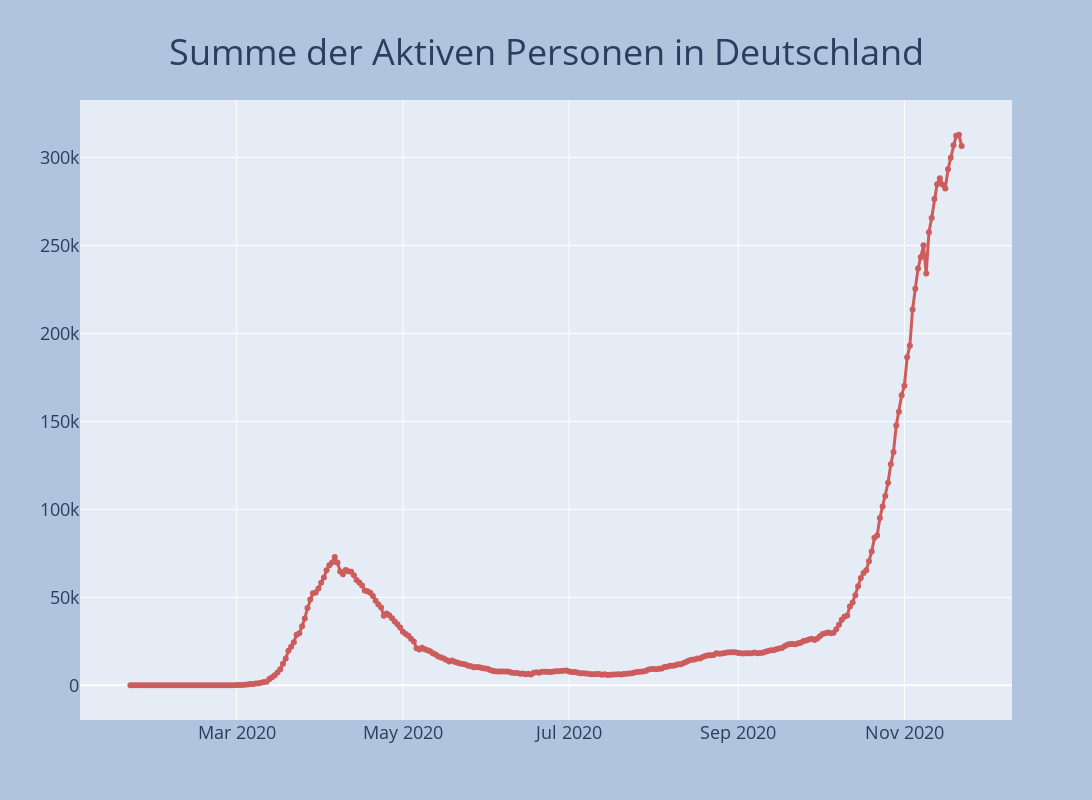

The notebook cell saved with this chart:
### Code cell
fig = go.Figure()
fig.add_trace(go.Scatter(x=df.datum, y=df.aktiv,line=dict(color='indianred', width=3),mode='lines+markers'))
fig = plot_layout(fig, 'Summe der Aktiven Personen in Deutschland')
fig.show()

### Figure 1 — Plotly figure (JSON) as saved in the notebook; plotly's stock layout.template omitted (floating-point values rounded to 4 significant figures; data arrays with more than 128 entries replaced by an {"elided": "..."} marker saying what was removed)
{"data": [{"line": {"color": "indianred", "width": 3}, "mode": "lines+markers", "type": "scatter", "x": {"elided": "306 str values"}, "y": {"elided": "306 int values"}}], "layout": {"autosize": false, "height": 800, "hovermode": "x", "legend": {"bgcolor": "lightgray", "font": {"color": "black", "size": 18}, "x": 0.05, "y": 0.95}, "paper_bgcolor": "LightSteelBlue", "title": {"font": {"size": 36}, "text": "Summe der Aktiven Personen in Deutschland", "x": 0.5, "xanchor": "center", "y": 0.95}, "width": 1600, "xaxis": {"tickfont": {"size": 18}}, "yaxis": {"tickfont": {"size": 18}}}}
